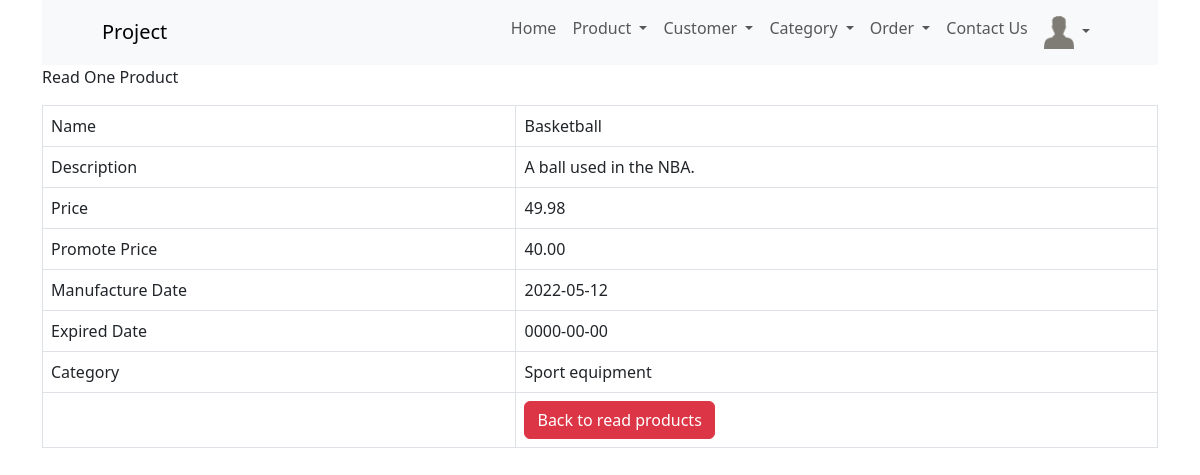
The page /product_read_one.php?id=1 (signed in) on the database its author committed.
### tables this page shows
CREATE TABLE IF NOT EXISTS `products` (
  `id` int NOT NULL AUTO_INCREMENT,
  `name` varchar(128) NOT NULL,
  `category_id` int NOT NULL,
  `description` text NOT NULL,
  `image` varchar(100) NOT NULL DEFAULT '"product_image_coming_soon.jpg"',
  `price` double NOT NULL,
  `promote_price` float NOT NULL,
  `manufacture_date` date NOT NULL,
  `expired_date` date NOT NULL,
  `created` datetime NOT NULL,
  `modified` timestamp NOT NULL DEFAULT CURRENT_TIMESTAMP ON UPDATE CURRENT_TIMESTAMP,
  PRIMARY KEY (`id`),
  UNIQUE KEY `name` (`name`),
  KEY `category_id` (`category_id`)
);

CREATE TABLE IF NOT EXISTS `category` (
  `category_id` int NOT NULL AUTO_INCREMENT,
  `category_name` varchar(20) NOT NULL,
  `description` text NOT NULL,
  PRIMARY KEY (`category_id`),
  UNIQUE KEY `category_name` (`category_name`)
);

### product_read_one.php (the view, shortened to what this page needs)
<!DOCTYPE HTML>
<html>
<head>
    <link href="https://cdn.jsdelivr.net/npm/bootstrap@5.3.0/dist/css/bootstrap.min.css" rel="stylesheet">
</head>
<body>
    <div class="container">
        <?php
        include 'menu/menu.php';
        ?>
        <div>
            <p>Read One Product</>
        </div>
        <?php
        $id = isset($_GET['id']) ? $_GET['id'] : die('ERROR: Record ID not found.');
        include 'config/database.php';
        try {
            $query = "SELECT products.id, products.name, products.description, products.price, products.promote_price, products.manufacture_date, products.expired_date, category.category_name FROM products INNER JOIN category ON products.category_id = category.category_id  WHERE products.id = :id ";
            $stmt = $con->prepare($query);
            $stmt->bindParam(":id", $id);
            $stmt->execute();
            $row = $stmt->fetch(PDO::FETCH_ASSOC);
            $name = $row['name'];
            $description = $row['description'];
            $price = $row['price'];
            $decimalprice = number_format((float)$price, 2, '.', '');
            $promote_price = $row['promote_price'];
            $decimalpromote = number_format((float)$promote_price, 2, '.', '');
            $manuDate = $row['manufacture_date'];
            $expireDate = $row['expired_date'];
            $category = $row['category_name'];
        }
        catch (PDOException $exception) {
            die('ERROR: ' . $exception->getMessage());
        }
        ?>
        <table class='table table-hover table-responsive table-bordered'>
            <tr>
                <td>Name</td>
                <td><?php echo htmlspecialchars($name, ENT_QUOTES);  ?></td>
            </tr>
            <tr>
                <td>Description</td>
                <td><?php echo htmlspecialchars($description, ENT_QUOTES);  ?></td>
            </tr>
            <tr>
                <td>Price</td>
                <td><?php echo htmlspecialchars($decimalprice, ENT_QUOTES);  ?></td>
            </tr>
            <tr>
                <td>Promote Price</td>
                <td><?php echo htmlspecialchars($decimalpromote, ENT_QUOTES);  ?></td>
            </tr>
            <tr>
                <td>Manufacture Date</td>
                <td><?php echo htmlspecialchars($manuDate, ENT_QUOTES);  ?></td>
            </tr>
            <tr>
                <td>Expired Date</td>
                <td><?php echo htmlspecialchars($expireDate, ENT_QUOTES);  ?></td>
            </tr>
            <tr>
                <td>Category</td>
                <td><?php echo htmlspecialchars($category, ENT_QUOTES);  ?></td>
            </tr>
            <tr>
                <td></td>
                <td>
                    <a href='product_read.php' class='btn btn-danger'>Back to read products</a>
                </td>
            </tr>
        </table>
    </div>
</body>
</html>

### rows shown on the page
products: name "Basketball", description "A ball used in the NBA.", price "49.98", promote_price "40.00", manufacture_date "2022-05-12", expired_date "0000-00-00", category.category_name "Sport equipment"
